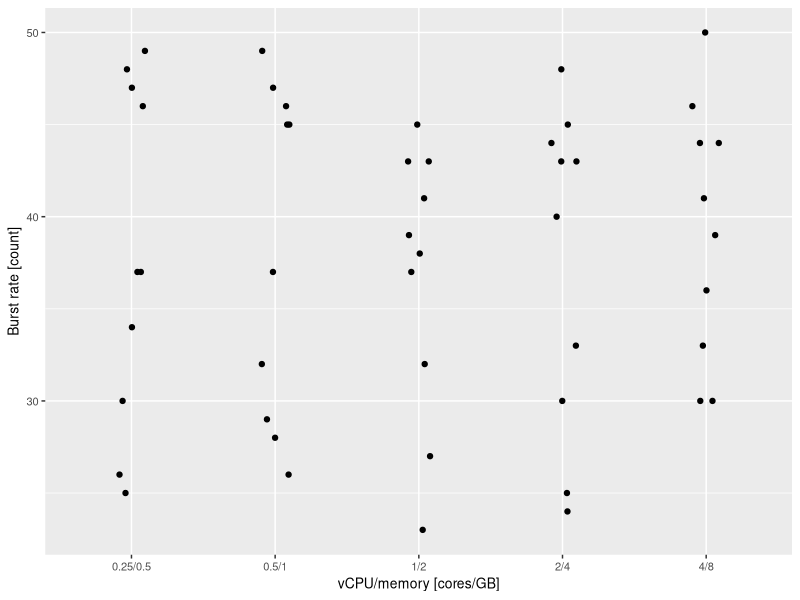

This figure's R source: (Note: this script raises an error after producing the figure.)
library('ggplot2')
library(stringr)
set.seed(955)
# Make some noisily increasing data
dat <- data.frame(xvar = c("0.25/0.5","0.5/1","1/2","2/4","4/8"),
                  yvar = c(
                  c(30,32,27,24,50),
                  c(26,45,45,43,44),
                  c(47,49,41,33,30),
                  c(46,45,37,48,41),
                  c(25,37,23,40,36),
                  c(37,29,32,45,46),
                  c(34,47,43,44,33),
                  c(49,46,43,30,30),
                  c(37,28,39,43,39),
                  c(48,26,38,25,44)))

ggplot(dat, aes(x=as.factor(xvar), y=yvar)) +
geom_jitter(position = position_jitter(w = 0.1, h = 0)) +
xlab("vCPU/memory [cores/GB]") + ylab("Burst rate [count]") + theme (text = element_text(size=10)) + theme(legend.position = "none") +
ggsave("fargate-burst.pdf", width = 8, height = 8, units = "cm")